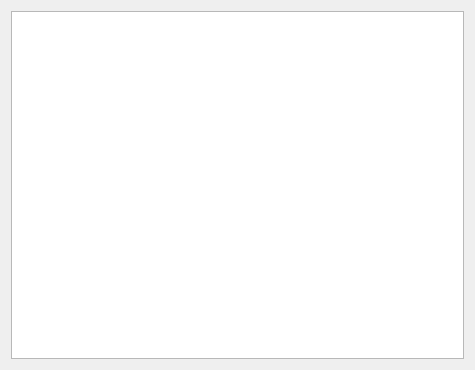
<?xml version="1.0" encoding="UTF-8"?>
<ui version="4.0">
 <class>HistoryDialog</class>
 <widget class="QDialog" name="HistoryDialog">
  <property name="geometry">
   <rect>
    <x>0</x>
    <y>0</y>
    <width>475</width>
    <height>370</height>
   </rect>
  </property>
  <property name="windowTitle">
   <string>History</string>
  </property>
  <layout class="QHBoxLayout" name="horizontalLayout">
   <item>
    <widget class="QTextEdit" name="textEdit">
     <property name="readOnly">
      <bool>true</bool>
     </property>
    </widget>
   </item>
  </layout>
 </widget>
 <resources/>
 <connections/>
</ui>
